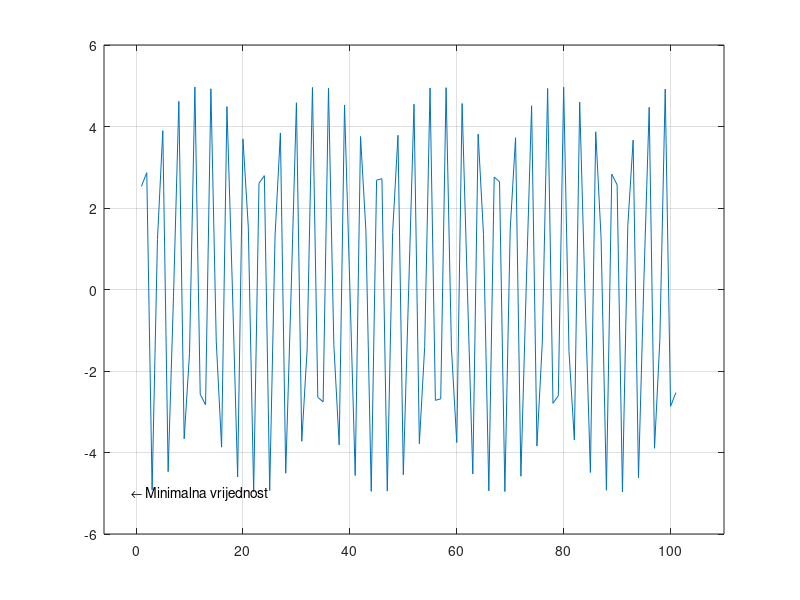

Write MATLAB code to recreate this figure.
x=-50:1:50;
z=5*sin(2*x);
plot(z);
[x,f,m,n,k,v]=ga(@(x) 5*sin(2*x(1)),1);
text(x,f,'\leftarrow Minimalna vrijednost');
axis([-6 110 -6 6])
grid on;
r=min(z);
h=min(r)